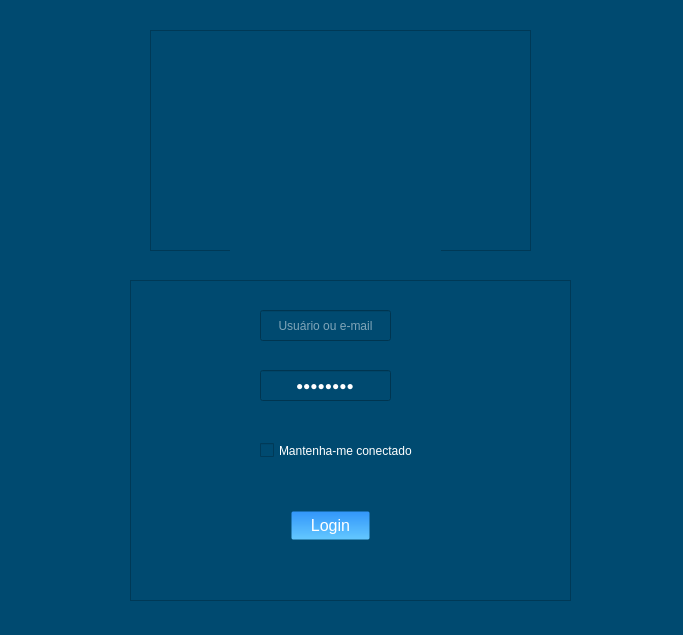
<?xml version="1.0" encoding="UTF-8"?>
<ui version="4.0">
 <class>Login</class>
 <widget class="QWidget" name="Login">
  <property name="geometry">
   <rect>
    <x>0</x>
    <y>0</y>
    <width>683</width>
    <height>635</height>
   </rect>
  </property>
  <property name="cursor">
   <cursorShape>PointingHandCursor</cursorShape>
  </property>
  <property name="windowTitle">
   <string>Form</string>
  </property>
  <property name="styleSheet">
   <string notr="true">background-color: rgb(0,74, 112);</string>
  </property>
  <widget class="QFrame" name="frame">
   <property name="geometry">
    <rect>
     <x>130</x>
     <y>280</y>
     <width>441</width>
     <height>321</height>
    </rect>
   </property>
   <property name="sizePolicy">
    <sizepolicy hsizetype="Expanding" vsizetype="Expanding">
     <horstretch>0</horstretch>
     <verstretch>0</verstretch>
    </sizepolicy>
   </property>
   <property name="frameShape">
    <enum>QFrame::StyledPanel</enum>
   </property>
   <property name="frameShadow">
    <enum>QFrame::Raised</enum>
   </property>
   <widget class="QLineEdit" name="txt_usuario">
    <property name="geometry">
     <rect>
      <x>130</x>
      <y>30</y>
      <width>131</width>
      <height>31</height>
     </rect>
    </property>
    <property name="sizePolicy">
     <sizepolicy hsizetype="Expanding" vsizetype="Expanding">
      <horstretch>0</horstretch>
      <verstretch>0</verstretch>
     </sizepolicy>
    </property>
    <property name="cursor">
     <cursorShape>ArrowCursor</cursorShape>
    </property>
    <property name="styleSheet">
     <string notr="true">color: rgb(255, 255, 255);</string>
    </property>
    <property name="alignment">
     <set>Qt::AlignCenter</set>
    </property>
    <property name="dragEnabled">
     <bool>false</bool>
    </property>
    <property name="readOnly">
     <bool>false</bool>
    </property>
    <property name="placeholderText">
     <string>Usuário ou e-mail</string>
    </property>
    <property name="clearButtonEnabled">
     <bool>false</bool>
    </property>
   </widget>
   <widget class="QLineEdit" name="txt_senha">
    <property name="geometry">
     <rect>
      <x>130</x>
      <y>90</y>
      <width>131</width>
      <height>31</height>
     </rect>
    </property>
    <property name="sizePolicy">
     <sizepolicy hsizetype="Expanding" vsizetype="Expanding">
      <horstretch>0</horstretch>
      <verstretch>0</verstretch>
     </sizepolicy>
    </property>
    <property name="styleSheet">
     <string notr="true">color: rgb(255, 255, 255);</string>
    </property>
    <property name="text">
     <string>asdasdas</string>
    </property>
    <property name="echoMode">
     <enum>QLineEdit::PasswordEchoOnEdit</enum>
    </property>
    <property name="alignment">
     <set>Qt::AlignCenter</set>
    </property>
    <property name="placeholderText">
     <string>Senha</string>
    </property>
   </widget>
   <widget class="QCheckBox" name="chec_conectado">
    <property name="enabled">
     <bool>true</bool>
    </property>
    <property name="geometry">
     <rect>
      <x>130</x>
      <y>150</y>
      <width>161</width>
      <height>41</height>
     </rect>
    </property>
    <property name="sizePolicy">
     <sizepolicy hsizetype="Expanding" vsizetype="Expanding">
      <horstretch>0</horstretch>
      <verstretch>0</verstretch>
     </sizepolicy>
    </property>
    <property name="styleSheet">
     <string notr="true">color: rgb(255, 255, 255);</string>
    </property>
    <property name="text">
     <string>Mantenha-me conectado</string>
    </property>
   </widget>
   <widget class="QPushButton" name="btn_login">
    <property name="geometry">
     <rect>
      <x>160</x>
      <y>230</y>
      <width>81</width>
      <height>31</height>
     </rect>
    </property>
    <property name="sizePolicy">
     <sizepolicy hsizetype="Expanding" vsizetype="Expanding">
      <horstretch>0</horstretch>
      <verstretch>0</verstretch>
     </sizepolicy>
    </property>
    <property name="cursor">
     <cursorShape>PointingHandCursor</cursorShape>
    </property>
    <property name="styleSheet">
     <string notr="true">QPushButton {
    color: rgb(255, 255, 255);
    border-radius: 3px;
    font-size: 16px;
    background: qlineargradient(x1:0, y1:0, x2:0, y2:1, stop:0 rgb(50, 150, 250), stop:1 rgb(100, 200, 255)); /* Gradiente de azul claro para azul mais claro */
    border: 3px solid transparent;
}

QPushButton:hover {
    background: qlineargradient(x1:0, y1:0, x2:0, y2:1, stop:0 rgb(100, 180, 255), stop:1 rgb(150, 220, 255)); /* Gradiente de azul mais claro para azul ainda mais claro */
    color: black;
}
</string>
    </property>
    <property name="text">
     <string>Login</string>
    </property>
    <property name="autoDefault">
     <bool>false</bool>
    </property>
   </widget>
  </widget>
  <widget class="QFrame" name="frame_2">
   <property name="geometry">
    <rect>
     <x>150</x>
     <y>30</y>
     <width>381</width>
     <height>221</height>
    </rect>
   </property>
   <property name="sizePolicy">
    <sizepolicy hsizetype="Expanding" vsizetype="Expanding">
     <horstretch>0</horstretch>
     <verstretch>0</verstretch>
    </sizepolicy>
   </property>
   <property name="frameShape">
    <enum>QFrame::StyledPanel</enum>
   </property>
   <property name="frameShadow">
    <enum>QFrame::Raised</enum>
   </property>
   <widget class="QLabel" name="label">
    <property name="geometry">
     <rect>
      <x>80</x>
      <y>10</y>
      <width>211</width>
      <height>211</height>
     </rect>
    </property>
    <property name="text">
     <string/>
    </property>
    <property name="pixmap">
     <pixmap>../../../Downloads/homem-usuario.png</pixmap>
    </property>
    <property name="scaledContents">
     <bool>true</bool>
    </property>
   </widget>
  </widget>
 </widget>
 <resources/>
 <connections/>
</ui>
